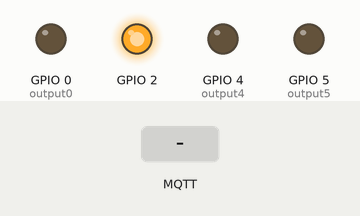
Bench run of a sketch on a simulated ESP8266 (NodeMCU). On the bench: output pins drawn as LEDs (lit = HIGH, except the on-board LED, lit = LOW). Dashed ring = blinking. The test bench sets the inputs (shaded band). WiFi joins after 1.5 s; servers stay silent unless stated; random numbers use the default seed unless the sketch sets one; no MQTT or app messages arrive unless stated; what the sketch prints to the serial monitor is not drawn.

Above: at 3.7 s.
3.8 s: MQTT message "1" arrives on the first subscribed topic
At 4.2 s:
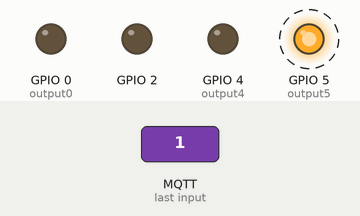
At 11.8 s:
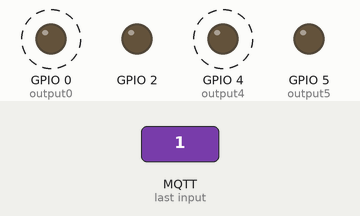
Timing chart, 0 to 12.8 s (numbered marks = the images above; inputs shaded):
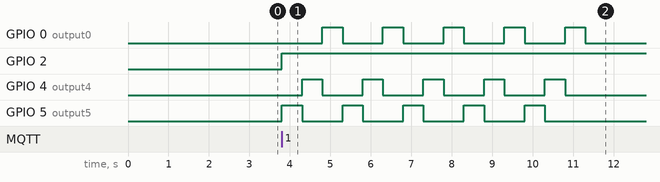

The sketch:

Group15NodeMCUcode.ino
```cpp
#include <ESP8266WiFi.h>
#include <ESP8266WebServer.h>
#include <PubSubClient.h>

#include "group15NodeMCUcode.h";

/* Set these to your desired credentials. */
const char *ssid = "ChandimaWifi";//wifi ssid
const char *password = "Chandi@1";//wifi password

//details about mqtt broker and the topics you are going to use
const char* mqtt_server = "test.mosquitto.org"; //using the mosquito broker
//const char* outTopic = "ENTC/EN2560/out/000001"; //we have to upload these to the mqtt client in the computer
const char* inTopic = "POS/EN2560/order";

const int output5 = 5;
const int output4 = 4;
const int output0 = 0;

ESP8266WebServer server(80);

WiFiClient espClient; //WifiClient Object to handle the wifi connection.(protocol stack)
PubSubClient client(espClient); //PubSubClient Object (MQTT protocl stack) runs on the WiFi Client object.


void webpage() {
  server.send(200, "text/html", group15NodeMCUcode);
}

void setup_wifi(){
  Serial.print("Connecting to ");
  Serial.println(ssid);

  WiFi.mode(WIFI_STA);
  WiFi.begin(ssid, password);
  while (WiFi.status() != WL_CONNECTED) {
    delay(500);
    Serial.print(".");
  }
  randomSeed(micros());
  // Print local IP address and start web server
  Serial.println("");
  Serial.println("WiFi connected.");
  Serial.println("IP address: ");
  Serial.println(WiFi.localIP());
}

//------------------------MQTT start--------------------

void callback(char* topic, byte* payload, unsigned int length) { //we use a callback function to do tasks after an event occurs. This function runs
//  when you recieve a msg to the subscribed topic
  Serial.print("Message arrived [");
  Serial.print(topic);
  Serial.print("] ");
  for (int i = 0; i < length; i++) {
    Serial.print((char)payload[i]);
  }
  Serial.println();
  if ((char)payload[0] == '1') {
    digitalWrite(BUILTIN_LED, HIGH);
    led();
  }else{
    digitalWrite(BUILTIN_LED, LOW);
  }

}

void reconnect() {
  // Loop until we're reconnected
  while (!client.connected()) {
    Serial.print("Attempting MQTT connection...");
    // Create a random client ID
//    we need a unique client id to connect to a
//    MQTT broker. To avoid collisions client ID is
//    randomized each time connections reset
    String clientId = "ESP8266Client-";
    clientId += String(random(0xffff), HEX);
    // Attempt to connect

    if (client.connect(clientId.c_str())) {
      Serial.println("connected");
      client.subscribe(inTopic);
    } else {
      Serial.print("failed, rc=");
      Serial.print(client.state());
      Serial.println(" try again in 5 seconds");
      // Wait 5 seconds before retrying
      delay(5000);
    }
  }
}

//----------------------------------MQTT end---------------------------------

void led(){
  for(int i=0; i<5; i++){
    digitalWrite(output5, HIGH);
    delay(500);
    digitalWrite(output5, LOW);
    digitalWrite(output4, HIGH);
    delay(500);
    digitalWrite(output4, LOW);
    digitalWrite(output0, HIGH);
    delay(500);
    digitalWrite(output0, LOW);
  }
}


void setup() {
  Serial.begin(115200);
  pinMode(BUILTIN_LED, OUTPUT);
  pinMode(output5, OUTPUT);
  pinMode(output4, OUTPUT);
  pinMode(output0, OUTPUT);
  delay(1000);
  setup_wifi();
  server.on("/", webpage);
  server.begin();
  client.setServer(mqtt_server, 1883); //setting up mqtt function
  client.setCallback(callback);
}

void loop() {
  server.handleClient();
  if (!client.connected()) {
    reconnect();
  }
  client.loop();
//  this function handles incoming msges from the subscribed topic and
//  calls the callback function. If no data is recieved after a timeout,
//  function returns

}
```

group15NodeMCUcode.h
```cpp
const char group15NodeMCUcode[] =
R"=====(
<!DOCTYPE html>
<html lang="en">
<head>
  <title>Smart Restaurant</title>
  <meta charset="UTF-8"> <!--enabling charset-->
  <meta http-equiv="X-UA-Compatible" content="IE=edge">
  <meta name="viewport" content="width=device-width, initial-scale=1.0, user-scalable=no">
  <script src="https://www.gstatic.com/firebasejs/8.6.8/firebase-app.js"></script>
  <script src="https://www.gstatic.com/firebasejs/8.6.8/firebase-auth.js"></script>
  <script src="https://www.gstatic.com/firebasejs/8.6.8/firebase-database.js"></script>
  <script src="https://www.gstatic.com/firebasejs/8.6.8/firebase-firestore.js"></script>
  <script src="https://www.gstatic.com/firebasejs/8.6.8/firebase-storage.js"></script>
  <link rel="shortcut icon" type="image/jpg" href="https://firebasestorage.googleapis.com/v0/b/fir-demo-258cc.appspot.com/o/favicon.ico?alt=media&token=71c6716c-35cc-4e27-ac33-c6380c8754f5">
  <style>
    @import url('https://fonts.googleapis.com/css2?family=Open+Sans:wght@300&display=swap');

    *{
        margin: 0px;
        padding: 0px;
        box-sizing: border-box;
    }
    body{
        margin: 10px;
        padding: 0;
        justify-content: center;
        align-items: center;
        background-color: #040f0f;
    }

    h1{
        color: #289944;
        text-align: center;
        font-family: 'Open Sans', sans-serif;
        font-size: 4vh;
    }
    #table-no{
        width: 70%;
        background-color: #656665;
        color: #e8e8e9;
        font-family: 'Open Sans', sans-serif;
        font-weight: bold;
        display: flex;
        justify-content: space-around;
        margin: auto;
        padding: 10px 20px 10px 20px;
        border-radius: 10px;
    }
    #table{
        width: 100px;
    }

    #menu{
        margin: auto;
        color: #e8e8e9;
        text-align: center;
        width: 90%;
        background-color: #289944;
        border-radius: 30px;
    }

    .item-card{
        margin: 20px 0 20px 0;
        background-color: #040f0f;
        display: block;
        padding: 20px;
        border-radius: 25px;
    }

    .item-card input, button{
        height: 50px;
        width: 60px;
        align-items: center;
    }

    .item-card button{
        background-color: #e2ba07;
        color: #040f0f;
        font-family: 'Open Sans', sans-serif;
        font-weight: bolder;
    }
    #item-list{
        width: 90%;
        text-align: center;
        justify-content: space-around;
        margin: auto;
        padding: 20px;
    }

    .itemName{
        font-weight: bolder;
        font-family: 'Open Sans', sans-serif;
        font-size: 3vh;
    }

    .itemPrice{
        font-weight: bolder;
        font-family: 'Open Sans', sans-serif;
        font-size: 2vh;
        color: #898d89;
    }

    #orderlist{
        margin: auto;
        color: #e8e8e9;
        text-align: center;
        width: 80%;
        background-color: #0e3013;
        border-radius: 30px;
        padding: 40px;
        font-family: 'Open Sans', sans-serif;
    }

    #orderlist li{
        text-decoration: none;
        list-style: none;
    }

    #orderlist button{
        width: 40%;
        height: 50px;
        background-color: #e2ba07;
        font-family: 'Open Sans', sans-serif;
        color: #040f0f;
        border-radius: 60px;
        font-weight: bolder;
    }


    .itemImage{
        width: 200px;
        height: 200px;
        text-align: center;
        margin: 20px 0 20px 0;
    }

    .heading{
        color: #e8e8e9;
        font-family: 'Open Sans', sans-serif;
        font-size: 6vh;
        text-align: center;
        margin: 20px 0 20px 0;
    }

    #total{
        font-size: 4vh;
        color: #b42906;
        font-family: 'Open Sans', sans-serif;
        text-align: center;
        font-weight: bolder;
    }
  </style>
</head>
<body>
  <h1>WELCOME TO SMART KITCHEN</h1><br>

  <div id="table-no">
    <select name="table" id="table" onchange="select()">
      <option value="select">Select table</option>
      <option value="01">01</option>
      <option value="02">02</option>
      <option value="03">03</option>
    </select>
    <p id="number"></p>
  </div>

  <div class="heading">MENU</div>

  <div id="menu">
    <ul id="item-list"></ul>
  </div>

  <div class="heading">ORDER</div>

  <div id="orderlist">
    <p id="number2"></p>
    <ul id="order-list"></ul>
    <div id="total"></div>
    <div id="buttons">
      <button id="reorder" onclick="location.reload()">Re Enter</button><br><br>
      <button id="order" onclick="Order()">Confirm Order</button>
    </div>

  </div>

  <audio id="audio5" src="https://firebasestorage.googleapis.com/v0/b/fir-demo-258cc.appspot.com/o/5-minutes.mp3?alt=media&token=ce7ccba9-2719-4490-abe7-94ee6ee5c7e0"></audio>
  <audio id="audio10" src="https://firebasestorage.googleapis.com/v0/b/fir-demo-258cc.appspot.com/o/10-minutes.mp3?alt=media&token=55eedaa5-184f-4ae7-a7ed-0dfaf7d4ea90"></audio>
  <audio id="audio15" src="https://firebasestorage.googleapis.com/v0/b/fir-demo-258cc.appspot.com/o/15-minutes.mp3?alt=media&token=3c0b8a2b-4c20-43e1-9f5a-ca6407b27b09"></audio>
  <audio id="audio20" src="https://firebasestorage.googleapis.com/v0/b/fir-demo-258cc.appspot.com/o/20-minutes.mp3?alt=media&token=57ebe9fc-7875-4196-b727-998d2444f62b"></audio>
  <audio id="orderReady" src="https://firebasestorage.googleapis.com/v0/b/fir-demo-258cc.appspot.com/o/order-ready.mp3?alt=media&token=10c8a4af-5a17-4051-aad9-3622270a67b9"></audio>


<!-- ---------------------------------------Firebase configuration------------------------------------------------ -->

  <script id="mainscript">
    var firebaseConfig = {
        apiKey: "AIzaSyDsuzKxNyvGmUpv74MYy23T08sEzia1IBo",
        authDomain: "fir-demo-258cc.firebaseapp.com",
        databaseURL: "https://fir-demo-258cc-default-rtdb.firebaseio.com",
        projectId: "fir-demo-258cc",
        storageBucket: "fir-demo-258cc.appspot.com",
        messagingSenderId: "1090395788522",
        appId: "1:1090395788522:web:2b2ce9c5199252c345f393"
    };
    // Initialize Firebase
    firebase.initializeApp(firebaseConfig);
    const db = firebase.firestore(); //firebase firestore
    const rt = firebase.database(); //firebase realtime database
  </script>

<!-- ---------------------------------------------Javascript functions------------------------------------------------- -->
  <script>
    const itemList = document.querySelector('#item-list'); //menu
    const orderList = document.querySelector('#order-list'); //order description
    var order = []; //the final order array
    let total = 0; //the total amount of the order
    let ordered = false;
    let tablename;
    let audio5 = document.getElementById('audio5');
    let audio10 = document.getElementById('audio10');
    let audio15 = document.getElementById('audio15');
    let audio20 = document.getElementById('audio20');

    // ---------------------incrementing the sale------------------
    function incrementSale(){
      let intSale;
      let newSale;

      rt.ref('sale').once('value', snap => {
        intSale = snap.val();
        newSale = intSale + total;
        console.log(newSale);
        rt.ref('sale').set(newSale);
      });
    }

    // -------------selecting table-----------------
    let table;
    function select(){
      table = document.getElementById('table').value;
      tablename = "table_" + table;
      document.querySelector('#number').innerHTML = "Table " + table;
      document.querySelector('#number2').innerHTML = "Table " + table;
        rt.ref('notifications/'+tablename).on('value', snap => {
          if(ordered==true){
            switch(snap.val()){
              case 5:
                audio5.play();
                window.alert("Your order will be ready in " + snap.val() + " minutes.");
                break;
              case 10:
                audio10.play();
                window.alert("Your order will be ready in " + snap.val() + " minutes.");
                break;
              case 15:
                audio15.play();
                window.alert("Your order will be ready in " + snap.val() + " minutes.");
                break;
              case 20:
                audio20.play();
                window.alert("Your order will be ready in " + snap.val() + " minutes.");
                break;
              case 1:
                orderReady.play();
                window.alert("Your order is ready. Please collect it from the counter");
                break;
            }

          }else{
            console.log(snap.val());
          }
        });
    }

    // ----------------------------------- adding items ---------------------------------------------
    function addItem(querry, doc, id){
      const item = document.querySelector(querry);
      var cost = 0;
      item.addEventListener('submit', (e) => {
          e.preventDefault();
          if(item.quantity.value != ''){
            cost = parseInt(doc.data().price) * parseInt(item.quantity.value);
            if(isNaN(cost)){
              window.alert("Please enter a valid value");
            }else{
              total += cost;
              order.push({
                dish: doc.data().name,
                quantity: item.quantity.value,
                id: id,
                icon: doc.data().image,
                unit_price: doc.data().price,
                item_price: parseInt(doc.data().price) * parseInt(item.quantity.value),
                ingredients: doc.data().ingredients
              });
              document.getElementById('total').innerHTML = "Rs." + total;
              console.log(order);
              let li = document.createElement('li');
              let name = document.createElement('span');
              let quantity = document.createElement('span');
              let price = document.createElement('span');
              name.textContent = doc.data().name + " x ";
              quantity.textContent = item.quantity.value + " = ";
              price.textContent = "Rs." + cost;
              li.appendChild(name);
              li.appendChild(quantity);
              li.appendChild(price);

              orderList.appendChild(li);
              item.quantity.value = '';
            }
          }else{
            window.alert("Please add the quantity first");
          }
      });

    }

    // ------------------------------------- viewing items --------------------------------------------
    function renderItems(doc){
      let form = document.createElement('form');
      let name = document.createElement('label');
      let price = document.createElement('label');
      let img = document.createElement('img');
      let q = document.createElement('input');
      let b = document.createElement('button');
      let br1 = document.createElement('br');
      let br2 = document.createElement('br');
      let br3 = document.createElement('br');
      let itemId = "item"+doc.id;
      let querry = '#'+itemId;
      form.setAttribute('id', itemId);
      form.setAttribute('class', "item-card")
      name.setAttribute('class',"itemName");
      price.setAttribute('class',"itemPrice");
      img.setAttribute('class', "itemImage");
      img.setAttribute('src', doc.data().image);
      q.setAttribute('id', doc.id);
      q.setAttribute('placeholder', "Quantity");
      q.setAttribute('name', "quantity");
      b.innerHTML = "ADD";
      name.textContent = doc.data().name;
      price.textContent =  "Rs." + doc.data().price;

      form.appendChild(name);
      form.appendChild(br1);
      form.appendChild(price);
      form.appendChild(br2);
      form.appendChild(img);
      form.appendChild(br3);
      form.appendChild(q);
      form.appendChild(b);

      itemList.appendChild(form);

      addItem(querry, doc, doc.id);
    }

    db.collection('items').get().then((snapshot) => {
      snapshot.docs.forEach( doc => {
        renderItems(doc);
      })
    });

    // --------------------------------------confirming the order-----------------------------
    function Order(){
      let tablename;
      tablename = "table_" + table;
      if(table != "select" && table != undefined){
        window.confirm("Are you sure ?");
        rt.ref('orders/'+tablename).set({
          table: table,
          order,
          total: total
        });
        incrementSale();
        setTimeout(() => {
          document.getElementById('buttons').innerHTML = "Your order has been recorded";
          ordered = true;
        },2000);
      }else{
        window.alert("Please enter the Table Number")
      }

    }

  </script>

</body>

</html>
)=====";
```

Measured:
- after the input at 3.8 s, GPIO 0 (output0): alternates HIGH for 0.50 s and LOW for 1.0 s, starting after 1.0 s; GPIO 2: LOW → HIGH at once
